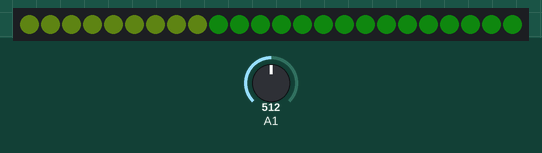
This sketch was run on a simulated Arduino Uno, built with avr-gcc and run on an emulated ATmega328P. Shown: 24 RGB LEDs in strip order, left to right. The inputs (shaded band) are chosen by the test bench; at power-on: A1 = 512. Dim RGB values are drawn brighter than linear.

Above: at 1.2 s.
1.3 s: A1 set to 716
At 2.1 s:
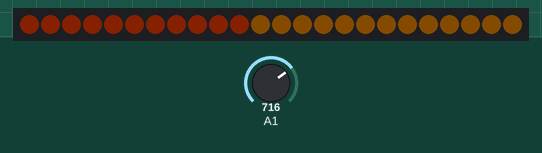
2.8 s: A1 set to 900
4.3 s: A1 set to 306
At 5.4 s:
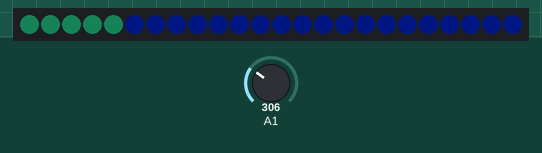
5.8 s: A1 set to 230
At 6.9 s:
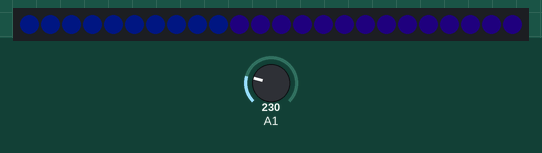
7.3 s: A1 set to 158
8.8 s: A1 set to 62
At 10.0 s:
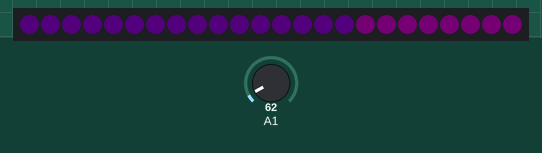
Timing chart, 0 to 11.3 s (numbered marks = the images above; inputs shaded):
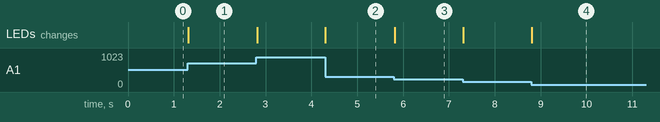

Measured:
- after the input at 1.3 s, the LEDs: change at once (image 1)
- after the input at 4.3 s, the LEDs: change at once (image 2)
- after the input at 5.8 s, the LEDs: change at once (image 3)
- after the input at 8.8 s, the LEDs: change at once (image 4)

The sketch:

Poti_farben_10umdrehungen_C.ino
```cpp
#include <Adafruit_NeoPixel.h>

Adafruit_NeoPixel pixels;
float faktor;
uint32_t Color0 = pixels.Color(1, 0, 1);
uint32_t Color1 = pixels.Color(2, 0, 3);
uint32_t Color2 = pixels.Color(1, 0, 4);
uint32_t Color3 = pixels.Color(0, 1, 6);
uint32_t Color4 = pixels.Color(1, 6, 4);
uint32_t Color5 = pixels.Color(1, 9, 1);
uint32_t Color6 = pixels.Color(5, 7, 1);
uint32_t Color7 = pixels.Color(7, 4, 0);
uint32_t Color8 = pixels.Color(8, 2, 0);
uint32_t Color9 = pixels.Color(5, 0, 0);
uint32_t Color10 = pixels.Color(2, 0, 0);
//Regenbogenfarbspektrum nachempfunden

void setup() {
  pixels = Adafruit_NeoPixel(24, 6, NEO_GRB + NEO_KHZ800);
  faktor = (255.0 / 1023.0);
  // initialize serial communication at 9600 bits per second:
  Serial.begin(9600);
  pixels.begin(); // This initializes the NeoPixel library.
}

// the loop routine runs over and over again forever:
void loop() {
  // read the input on analog pin 0:
  int sensorValueSilber = analogRead(A1);

  show((int)((faktor * sensorValueSilber) + 0.5));
  // print out the value you read:
  delay(10);        // delay in between reads for stability
}

void show(int index) {
  for (int i = 0; i < 24; i++) {
    pixels.setPixelColor(i, (i <= index) ? Color1 : Color0);
  }
  if (index >= 24){
  for (int i=24; i < 48; i++) {
    pixels.setPixelColor(i-24, (i <= index) ? Color2 : Color1);
  }
  }
  if (index >= 48){
  for (int i=48; i < 72; i++) {
    pixels.setPixelColor(i-48, (i <= index) ? Color3 : Color2);
  }
  }
  if (index >= 72){
  for (int i=72; i < 96; i++) {
    pixels.setPixelColor(i-72, (i <= index) ? Color4 : Color3);
  }
  }
  if (index >= 96){
  for (int i=96; i < 120; i++) {
    pixels.setPixelColor(i-96, (i <= index) ? Color5 : Color4);
  }
  }
  if (index >= 120){
  for (int i=120; i < 144; i++) {
    pixels.setPixelColor(i-120, (i <= index) ? Color6 : Color5);
  }
  }
  if (index >= 144){
  for (int i=144; i < 168; i++) {
    pixels.setPixelColor(i-144, (i <= index) ? Color7 : Color6);
  }
  }
  if (index >= 168){
  for (int i=168; i < 192; i++) {
    pixels.setPixelColor(i-168, (i <= index) ? Color8 : Color7);
  }
  }
  if (index >= 192){
  for (int i=192; i < 216; i++) {
    pixels.setPixelColor(i-192, (i <= index) ? Color9 : Color8);
  }
  }
    if (index >= 216){
  for (int i=216; i < 240; i++) {
    pixels.setPixelColor(i-216, (i <= index) ? Color10 : Color9);
  }
  }

  pixels.show();
}
```
